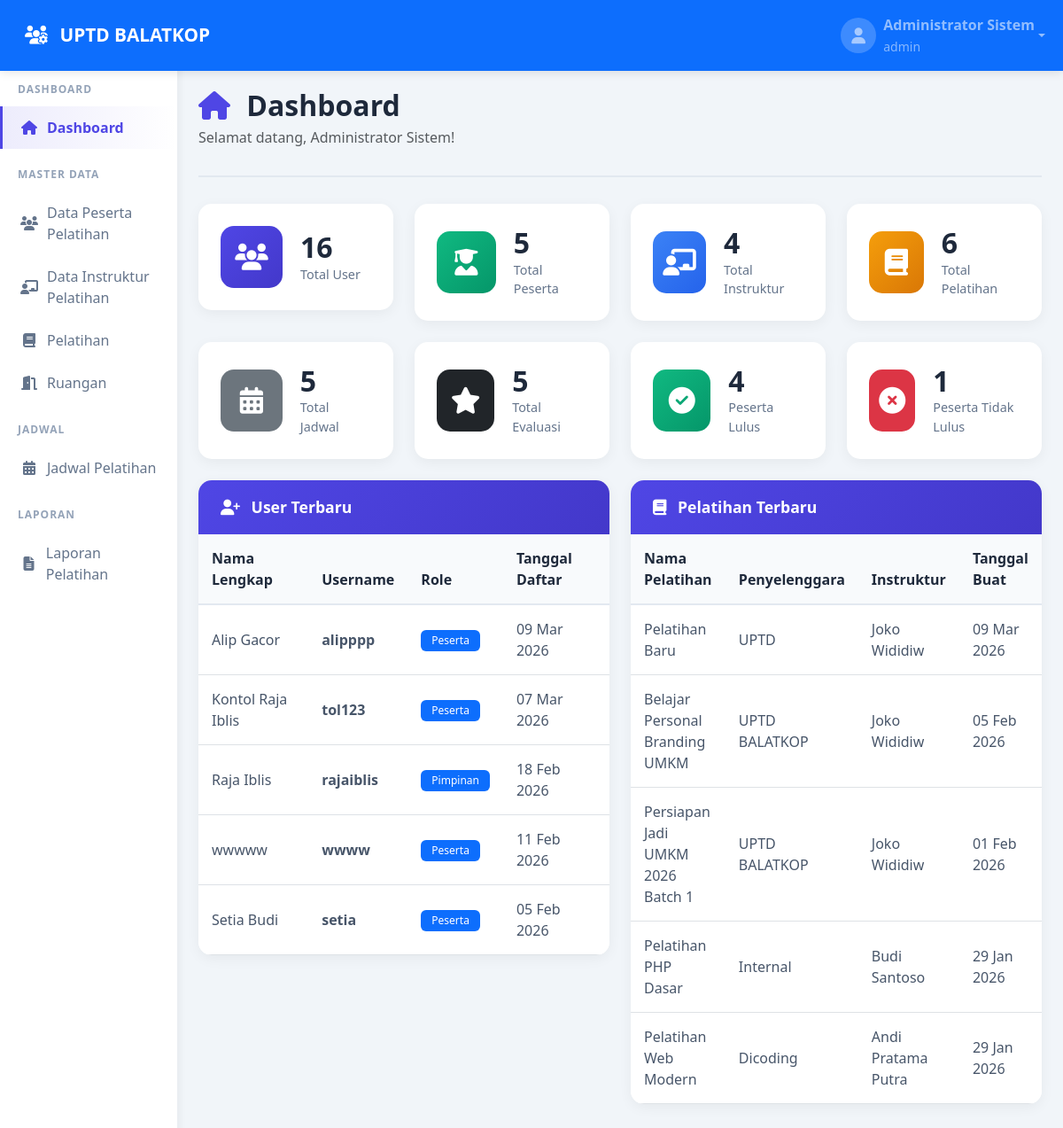
The page /Admin/dashboard_admin.php (signed in) on the database its author committed.
### tables this page shows
CREATE TABLE `users` (
  `id` int(11) NOT NULL,
  `nama_lengkap` varchar(100) NOT NULL,
  `username` varchar(50) NOT NULL,
  `password` varchar(255) NOT NULL,
  `role` enum('Peserta','Admin','Instruktur','Pimpinan') NOT NULL DEFAULT 'Peserta',
  `created_at` timestamp NULL DEFAULT current_timestamp(),
  `updated_at` timestamp NULL DEFAULT current_timestamp() ON UPDATE current_timestamp()
);

CREATE TABLE `pelatihan` (
  `id` int(11) NOT NULL,
  `nama_pelatihan` varchar(100) NOT NULL,
  `penyelenggara` varchar(100) DEFAULT NULL,
  `kuota` int(11) DEFAULT NULL,
  `created_at` timestamp NULL DEFAULT current_timestamp(),
  `instruktur_id` int(11) DEFAULT NULL
);

### Admin/dashboard_admin.php (the view, shortened to what this page needs)
<?php
$conn = getConnection();
$total_users = $conn->query("SELECT COUNT(*) AS total FROM users")->fetch_assoc()['total'];
$total_peserta = $conn->query("SELECT COUNT(*) AS total FROM peserta")->fetch_assoc()['total'];
$total_instruktur = $conn->query("SELECT COUNT(*) AS total FROM users WHERE role='Instruktur'")->fetch_assoc()['total'];
$total_pelatihan = $conn->query("SELECT COUNT(*) AS total FROM pelatihan")->fetch_assoc()['total'];
$total_jadwal = $conn->query("SELECT COUNT(*) AS total FROM jadwal")->fetch_assoc()['total'];
$total_evaluasi = $conn->query("SELECT COUNT(*) AS total FROM evaluasi_pelatihan")->fetch_assoc()['total'];
$total_lulus = $conn->query("SELECT COUNT(*) AS total FROM riwayat_peserta WHERE status='Lulus'")->fetch_assoc()['total'];
$total_tidak_lulus = $conn->query("SELECT COUNT(*) AS total FROM riwayat_peserta WHERE status='Tidak Lulus'")->fetch_assoc()['total'];
$recent_users = $conn->query("
    SELECT nama_lengkap, username, role, created_at
    FROM users
    ORDER BY created_at DESC
    LIMIT 5
");
$recent_pelatihan = $conn->query("
    SELECT p.nama_pelatihan, p.penyelenggara, u.nama_lengkap AS instruktur, p.created_at
    FROM pelatihan p
    LEFT JOIN users u ON p.instruktur_id = u.id
    ORDER BY p.created_at DESC
    LIMIT 5
");
?>
<!DOCTYPE html>
<html lang="id">
<head>
    <link href="https://cdn.jsdelivr.net/npm/bootstrap@5.3.0/dist/css/bootstrap.min.css" rel="stylesheet">
    <link rel="stylesheet" href="https://cdnjs.cloudflare.com/ajax/libs/font-awesome/6.4.0/css/all.min.css">
    <link rel="stylesheet" href="../assets/css/style.css">
</head>
<body>
<?php include '../includes/navbar.php'; ?>
<div class="container-fluid">
    <div class="row">
        <?php include '../includes/sidebar.php'; ?>
        <main class="col-md-9 ms-sm-auto col-lg-10 px-md-4 main-content">
            <div class="page-header">
                <h1><i class="fas fa-home"></i> Dashboard</h1>
                <p class="text-muted">
                    Selamat datang, <?php echo htmlspecialchars($_SESSION['nama_lengkap']); ?>!
                </p>
            </div>
            <div class="row g-4 mb-4">
                <div class="col-xl-3 col-md-6">
                    <div class="stats-card">
                        <div class="stats-icon bg-primary">
                            <i class="fas fa-users"></i>
                        </div>
                        <div class="stats-content">
                            <h3><?php echo $total_users; ?></h3>
                            <p>Total User</p>
                        </div>
                    </div>
                </div>
                <div class="col-xl-3 col-md-6">
                    <div class="stats-card">
                        <div class="stats-icon bg-success">
                            <i class="fas fa-user-graduate"></i>
                        </div>
                        <div class="stats-content">
                            <h3><?php echo $total_peserta; ?></h3>
                            <p>Total Peserta</p>
                        </div>
                    </div>
                </div>
                <div class="col-xl-3 col-md-6">
                    <div class="stats-card">
                        <div class="stats-icon bg-info">
                            <i class="fas fa-chalkboard-teacher"></i>
                        </div>
                        <div class="stats-content">
                            <h3><?php echo $total_instruktur; ?></h3>
                            <p>Total Instruktur</p>
                        </div>
                    </div>
                </div>
                <div class="col-xl-3 col-md-6">
                    <div class="stats-card">
                        <div class="stats-icon bg-warning">
                            <i class="fas fa-book"></i>
                        </div>
                        <div class="stats-content">
                            <h3><?php echo $total_pelatihan; ?></h3>
                            <p>Total Pelatihan</p>
                        </div>
                    </div>
                </div>
                <div class="col-xl-3 col-md-6">
                    <div class="stats-card">
                        <div class="stats-icon bg-secondary">
                            <i class="fas fa-calendar-alt"></i>
                        </div>
                        <div class="stats-content">
                            <h3><?php echo $total_jadwal; ?></h3>
                            <p>Total Jadwal</p>
                        </div>
                    </div>
                </div>
                <div class="col-xl-3 col-md-6">
                    <div class="stats-card">
                        <div class="stats-icon bg-dark">
                            <i class="fas fa-star"></i>
                        </div>
                        <div class="stats-content">
                            <h3><?php echo $total_evaluasi; ?></h3>
                            <p>Total Evaluasi</p>
                        </div>
                    </div>
                </div>
                <div class="col-xl-3 col-md-6">
                    <div class="stats-card">
                        <div class="stats-icon bg-success">
                            <i class="fas fa-check-circle"></i>
                        </div>
                        <div class="stats-content">
                            <h3><?php echo $total_lulus; ?></h3>
                            <p>Peserta Lulus</p>
                        </div>
                    </div>
                </div>
                <div class="col-xl-3 col-md-6">
                    <div class="stats-card">
                        <div class="stats-icon bg-danger">
                            <i class="fas fa-times-circle"></i>
                        </div>
                        <div class="stats-content">
                            <h3><?php echo $total_tidak_lulus; ?></h3>
                            <p>Peserta Tidak Lulus</p>
                        </div>
                    </div>
                </div>
            </div>
            <div class="row g-4">
                <div class="col-lg-6">
                    <div class="content-card">
                        <div class="card-header">
                            <h5><i class="fas fa-user-plus"></i> User Terbaru</h5>
                        </div>
                        <div class="table-responsive">
                            <table class="table table-hover">
                                <thead>
                                    <tr>
                                        <th>Nama Lengkap</th>
                                        <th>Username</th>
                                        <th>Role</th>
                                        <th>Tanggal Daftar</th>
                                    </tr>
                                </thead>
                                <tbody>
                                    <?php while ($row = $recent_users->fetch_assoc()): ?>
                                        <tr>
                                            <td><?php echo htmlspecialchars($row['nama_lengkap']); ?></td>
                                            <td><strong><?php echo htmlspecialchars($row['username']); ?></strong></td>
                                            <td>
                                                <span class="badge bg-primary"><?php echo $row['role']; ?></span>
                                            </td>
                                            <td><?php echo date('d M Y', strtotime($row['created_at'])); ?></td>
                                        </tr>
                                    <?php endwhile; ?>
                                </tbody>
                            </table>
                        </div>
                    </div>
                </div>
                <div class="col-lg-6">
                    <div class="content-card">
                        <div class="card-header">
                            <h5><i class="fas fa-book"></i> Pelatihan Terbaru</h5>
                        </div>
                        <div class="table-responsive">
                            <table class="table table-hover">
                                <thead>
                                    <tr>
                                        <th>Nama Pelatihan</th>
                                        <th>Penyelenggara</th>
                                        <th>Instruktur</th>
                                        <th>Tanggal Buat</th>
                                    </tr>
                                </thead>
                                <tbody>
                                    <?php while ($row = $recent_pelatihan->fetch_assoc()): ?>
                                        <tr>
                                            <td><?php echo htmlspecialchars($row['nama_pelatihan']); ?></td>
                                            <td><?php echo htmlspecialchars($row['penyelenggara'] ?: '-'); ?></td>
                                            <td><?php echo htmlspecialchars($row['instruktur'] ?: '-'); ?></td>
                                            <td><?php echo date('d M Y', strtotime($row['created_at'])); ?></td>
                                        </tr>
                                    <?php endwhile; ?>
                                </tbody>
                            </table>
                        </div>
                    </div>
                </div>
            </div>
        </main>
    </div>
</div>
</body>
</html>

### rows shown on the page
users: nama_lengkap "Alip Gacor", username "alipppp", role "Peserta", created_at "09 Mar 2026"
users: nama_lengkap "Kontol Raja Iblis", username "tol123", role "Peserta", created_at "07 Mar 2026"
users: nama_lengkap "Raja Iblis", username "rajaiblis", role "Pimpinan", created_at "18 Feb 2026"
users: nama_lengkap "wwwww", username "wwww", role "Peserta", created_at "11 Feb 2026"
users: nama_lengkap "Setia Budi", username "setia", role "Peserta", created_at "05 Feb 2026"
pelatihan: nama_pelatihan "Pelatihan Baru", penyelenggara "UPTD", instruktur.nama_lengkap "Joko Wididiw", created_at "09 Mar 2026"
pelatihan: nama_pelatihan "Belajar Personal Branding UMKM", penyelenggara "UPTD BALATKOP", instruktur.nama_lengkap "Joko Wididiw", created_at "05 Feb 2026"
pelatihan: nama_pelatihan "Persiapan Jadi UMKM 2026 Batch 1", penyelenggara "UPTD BALATKOP", instruktur.nama_lengkap "Joko Wididiw", created_at "01 Feb 2026"
pelatihan: nama_pelatihan "Pelatihan PHP Dasar", penyelenggara "Internal", instruktur.nama_lengkap "Budi Santoso", created_at "29 Jan 2026"
pelatihan: nama_pelatihan "Pelatihan Web Modern", penyelenggara "Dicoding", instruktur.nama_lengkap "Andi Pratama Putra", created_at "29 Jan 2026"

### other values the page prints
APP_NAME "UPTD BALATKOP"
$_SESSION['nama_lengkap'] "Administrator Sistem"
$_SESSION['username'] "admin"
$total_users "16"
$total_peserta "5"
$total_instruktur "4"
$total_pelatihan "6"
$total_jadwal "5"
$total_evaluasi "5"
$total_lulus "4"
$total_tidak_lulus "1"
